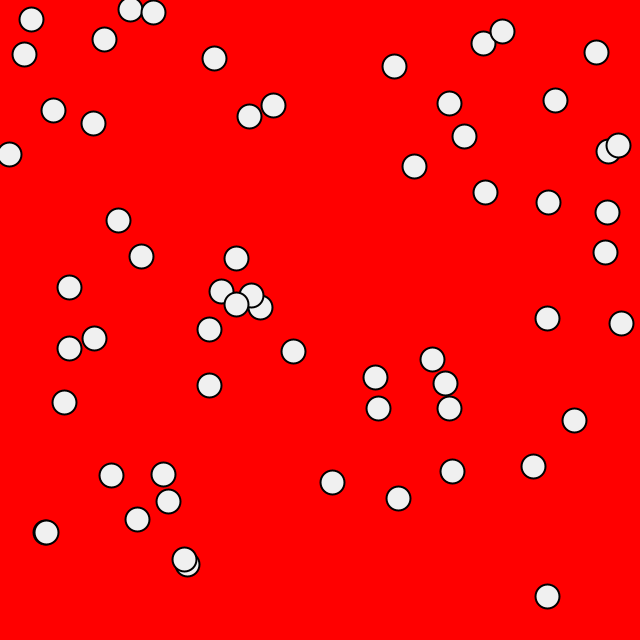
Frame 1 (no input)
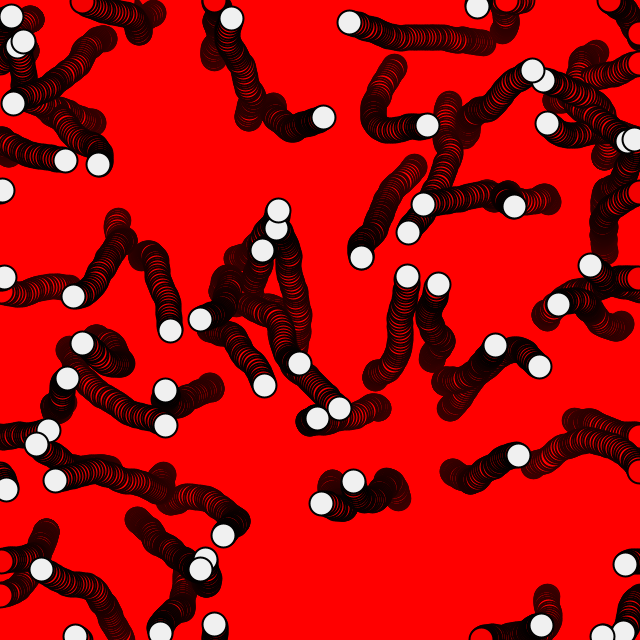
Frame 60 (the mouse pressed at the canvas centre just before this capture)
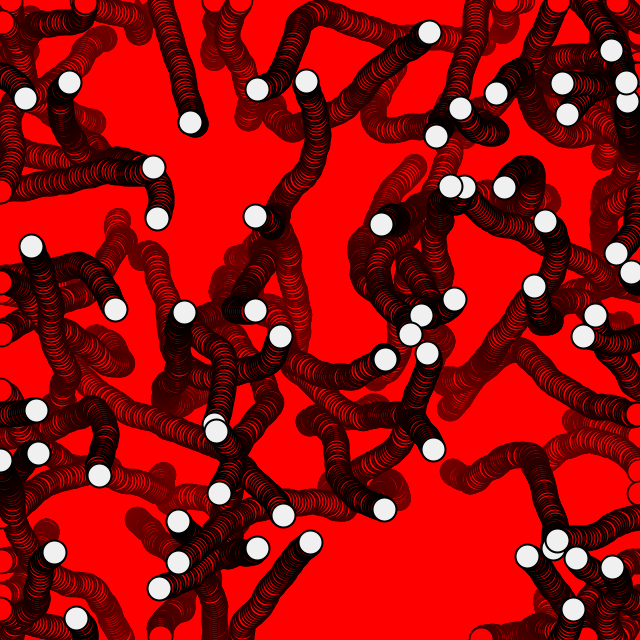
Frame 120 (the mouse held since frame 60 and released just before this capture)

The Processing sketch that drew these frames (run headless with seeded random() and noise(); from frame 60 on, the mouse is pressed at the canvas centre):

// Processing sketch: Noc01_12_Acceleration_Ex1_6_Perlin
// ── Noc01_12_Acceleration_Ex1_6_Perlin.pde
// Nature of Code Exercise 1.6 Acceleration using Perlin noise

int MAX_MOVERS = 60;
int totalPixels;

Mover[] mover = new Mover[MAX_MOVERS];

void setup() {
  size(640, 640);
  background(255);
  totalPixels = width*height;
  
  for (int i = 0; i < MAX_MOVERS; i++) {
    mover[i] = new Mover();
  }
}
void draw() {
  loadPixels();
  for (int i = 0; i < totalPixels; i++) {
    int shade = pixels[i] >> 16 & 0xFF;
    if (shade < 254) shade += 1;
    pixels[i] = color(shade,0,0);
  }
  updatePixels();
  
  for (int i = 0; i < MAX_MOVERS; i++) {
    mover[i].update();
    mover[i].checkEdges();
    mover[i].display();
  }
}
// ── Mover.pde
// Nature of Code - page 54

class Mover {
  PVector location;
  PVector velocity;
  PVector acceleration;
  float topSpeed;
    
  Mover() {
    location = new PVector(random(width), random(height));
    velocity = new PVector(0,0);
    topSpeed = 3;
  }
  
  void update() {
    acceleration = PVector.random2D();
    acceleration.mult(noise(location.x,location.y));
    
    velocity.add(acceleration);
    velocity.limit(topSpeed);
    location.add(velocity);
  }

  void display() {
    stroke(0);
    strokeWeight(2);
    fill(240);
    ellipse(location.x, location.y, 24, 24);
  }
  
  void checkEdges() {
    if (location.x > width) {
      location.x = 0;
    } else if (location.x < 0) {
      location.x = width;
    }
    
    if (location.y > height) {
      location.y = 0;
    } else if (location.y < 0) {
      location.y = height;
    }
  }
}
